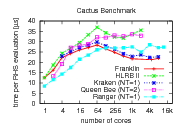

The script that saved this image:
set terminal postscript eps enhanced color colortext
set output "results-best.eps"

set size 0.5

set logscale x
set xtics (1, 4, 16, 64, 256, "1k" 1024, "4k" 4096, "16k" 16384)
set xrange [0.7:24576]
set yrange [0:]

set title "Cactus Benchmark"
set xlabel "number of cores"
set ylabel "time per RHS evaluation [{/Symbol m}s]"

set key bottom

# 25^3 grid points per core
# 128 time steps
# 9 refinement levels
# a factor 2 because of the Berger-Oliger subcycling
# 4 Runge-Kutta substeps per time step
# 1e6 us per second
p \
"< awk '/^Bench_McLachlan_Carpet_9lev/ { if ($2==128 && $3==25                       && $7== 1 && $8== 0) print; }' results-franklin.out" u 5:($9/25**3/128/2/4*1e6) t "Franklin"         w lp lt 1 lw 3, \
"< awk '/^Bench_McLachlan_Carpet_9lev/ { if ($2==128 && $3==25                       && $7== 1 && $8==10) print; }' results-hlrb2.out"    u 5:($9/25**3/128/2/4*1e6) t "HLRB II"          w lp lt 2 lw 3, \
"< awk '/^Bench_McLachlan_Carpet_9lev/ { if ($2==128 && $3==25 && ($6== 4 || $6==$5) && $7== 1 && $8==50) print; }' results-kraken.out"   u 5:($9/25**3/128/2/4*1e6) t "Kraken (NT=1)"    w lp lt 3 lw 3, \
"< awk '/^Bench_McLachlan_Carpet_9lev/ { if ($2==128 && $3==25 && ($6== 8 || $6==$5) && $7== 2 && $8== 0) print; }' results-queenbee.out" u 5:($9/25**3/128/2/4*1e6) t "Queen Bee (NT=2)" w lp lt 4 lw 3, \
"< awk '/^Bench_McLachlan_Carpet_9lev/ { if ($2==128 && $3==25 && ($6==16 || $6==$5) && $7== 1 && $8==71) print; }' results-ranger.out"   u 5:($9/25**3/128/2/4*1e6) t "Ranger (NT=1)"    w lp lt 5 lw 3
